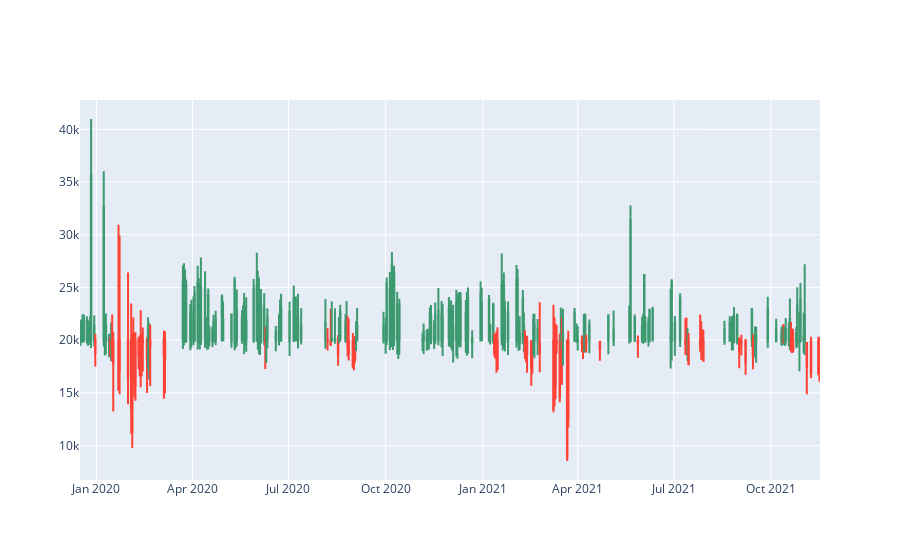

The cell this chart's notebook holds for it:
### Code cell
create_candle_stick(portfolio[ticker+[col for col in portfolio.columns if re.search(".*portfolio.*", col)]+ \
                    ["org_index","shift_index"]], date=portfolio.index[0].strftime("%Y-%m-%d"))

### Figure 1 — Plotly figure (JSON) as saved in the notebook; plotly's stock layout.template omitted (floating-point values rounded to 4 significant figures; data arrays with more than 128 entries replaced by an {"elided": "..."} marker saying what was removed)
{"data": [{"close": {"elided": "252 float values"}, "high": {"elided": "252 float values"}, "hovertext": {"elided": "252 str values"}, "low": {"elided": "252 float values"}, "open": {"elided": "252 float values"}, "type": "candlestick", "x": {"elided": "252 str values"}}], "layout": {"autosize": true, "xaxis": {"autorange": true, "range": ["2019-12-16 12:00", "2021-11-16 12:00"], "rangeslider": {"visible": false, "yaxis": {}}, "type": "date"}, "yaxis": {"autorange": true, "range": [6741.0, 42780.0]}}}
